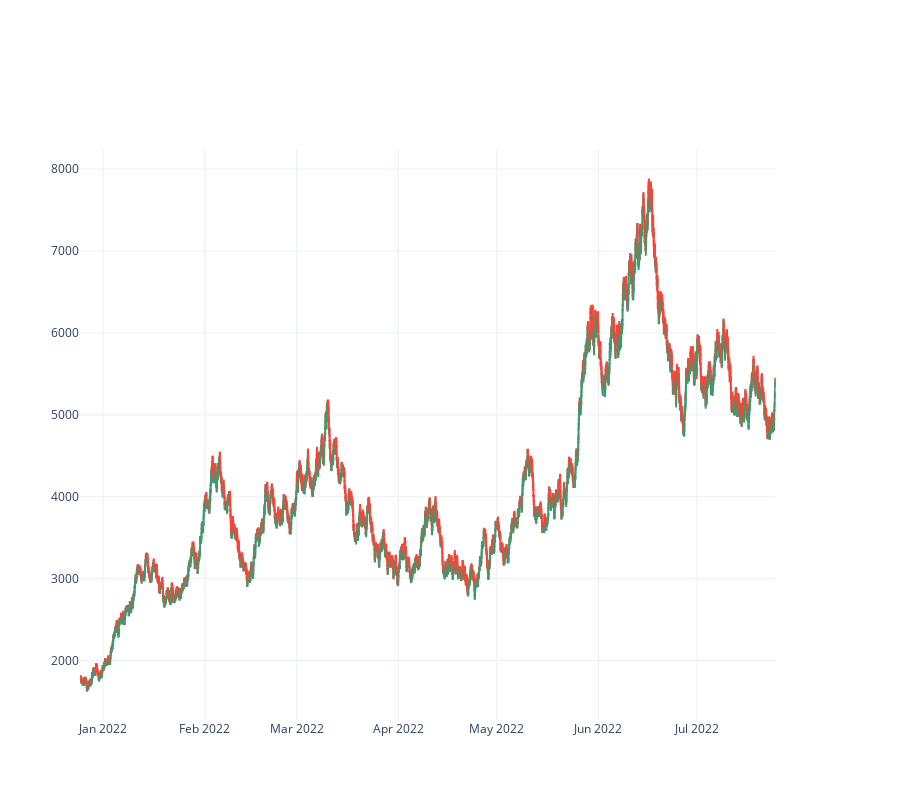

The notebook cell this image was saved under:
### Markdown cell above
### Create our candles

#### Bullish data

For the purposes of this notebook, we have created bullish data, this was achieved by slightly skewing the `daily_drift` argument to the right of 1. Notice how it is 2% above 1 but 1.95% below 1. 

#### Bearish data

Try skewing to the left for bearish data. I.e:

`daily_drift = (0.98, 1.0195)`

### Ranging

No skew for sideways data! I.e.:

`daily_drift = (0.98, 1.02)`

### Code cell
# Create our candles
from tradeexecutor.testing.synthetic_price_data import generate_ohlcv_candles
from tradingstrategy.charting.candle_chart import visualise_ohlcv
import pandas as pd

candles = generate_ohlcv_candles(
    start=start_at_data, 
    end=end_at, 
    bucket=candle_time_bucket,
    pair_id = pair.internal_id,
    exchange_id=exchange.exchange_id,
    daily_drift=(0.9805, 1.02),  # bullish
    # daily_drift = (0.98, 1.0195),  # bearish
    # daily_drift = (0.98, 1.02),  # sideways
    high_drift=1.01,
    low_drift=0.99,
)

visualise_ohlcv(candles)

### Figure 1 — Plotly figure (JSON) as saved in the notebook; plotly's stock layout.template omitted (floating-point values rounded to 4 significant figures; data arrays with more than 128 entries replaced by an {"elided": "..."} marker saying what was removed)
{"data": [{"close": {"elided": "5088 float values"}, "high": {"elided": "5088 float values"}, "hoverinfo": "text", "low": {"elided": "5088 float values"}, "open": {"elided": "5088 float values"}, "showlegend": false, "text": {"elided": "5088 str values"}, "type": "candlestick", "x": {"elided": "5088 str values"}, "xaxis": "x", "yaxis": "y"}], "layout": {"height": 800, "legend": {"orientation": "h", "x": 1, "xanchor": "right", "y": 1.09, "yanchor": "top"}, "margin": {"t": 150}, "title": {"y": 0.95}, "xaxis": {"anchor": "y", "domain": [0, 0.94], "rangeslider": {"visible": false}}, "yaxis": {"anchor": "x", "domain": [0, 1]}, "yaxis2": {"anchor": "x", "overlaying": "y", "side": "right"}}}
